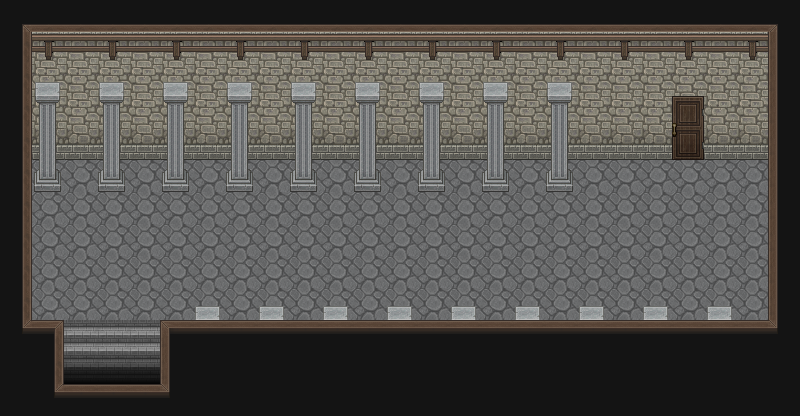

Rendered tile map (Tiled .tmx) drawn with the repository's tilesets; below, a short description and the map source with its tile grids summarised:
An orthogonal 25x13 tile map with 32x32 px tiles, 9 tile layers (壁周り, 床, 壁, オブジェクト, ...), 7 tilesets.

<map version="1.10" tiledversion="1.11.2" orientation="orthogonal" renderorder="right-down" width="25" height="13" tilewidth="32" tileheight="32" infinite="0" nextlayerid="10" nextobjectid="1">
 <tileset firstgid="1" source="ModernI-A501.tsx" />
 <tileset firstgid="129" source="Inside-Town-A5.tsx" />
 <tileset firstgid="257" source="Bridge1-F.tsx" />
 <tileset firstgid="513" source="EuropeanI-B01.tsx" />
 <tileset firstgid="769" source="Cave1-MineC-1.tsx" />
 <tileset firstgid="777" source="Inside-Town-D-2.tsx" />
 <tileset firstgid="785" source="Door.tsx" />
 <layer id="1" name="壁周り" width="25" height="13" locked="1">
  <data>[325 cells, 112 non-empty, 1 distinct tile ids]</data>
 </layer>
 <layer id="2" name="床" width="25" height="13" locked="1">
  <data>[325 cells, 115 non-empty, 1 distinct tile ids]</data>
 </layer>
 <layer id="3" name="壁" width="25" height="13" locked="1">
  <data>[325 cells, 162 non-empty, 14 distinct tile ids]</data>
 </layer>
 <layer id="7" name="オブジェクト" width="25" height="13" locked="1">
  <data>[325 cells, 23 non-empty, 2 distinct tile ids]</data>
 </layer>
 <layer id="4" name="階段" width="25" height="13" locked="1">
  <data>[325 cells, 6 non-empty, 1 distinct tile ids]</data>
 </layer>
 <layer id="8" name="柱" width="25" height="13" locked="1">
  <data>[325 cells, 45 non-empty, 4 distinct tile ids]</data>
 </layer>
 <layer id="9" name="ドア" width="25" height="13" locked="1">
  <data>[325 cells, 2 non-empty, 2 distinct tile ids]</data>
 </layer>
 <layer id="5" name="影2" width="25" height="13" locked="1">
  <data>[325 cells, 3 non-empty, 1 distinct tile ids]</data>
 </layer>
 <layer id="6" name="影" width="25" height="13" locked="1" opacity="0.23">
  <data>[325 cells, 325 non-empty, 1 distinct tile ids]</data>
 </layer>
</map>
